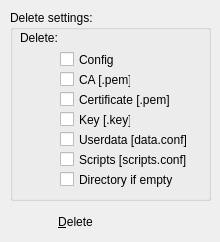
<?xml version="1.0" encoding="UTF-8"?>
<ui version="4.0">
 <class>DeleteConfig</class>
 <widget class="QDialog" name="DeleteConfig">
  <property name="geometry">
   <rect>
    <x>0</x>
    <y>0</y>
    <width>220</width>
    <height>242</height>
   </rect>
  </property>
  <property name="minimumSize">
   <size>
    <width>220</width>
    <height>242</height>
   </size>
  </property>
  <property name="maximumSize">
   <size>
    <width>220</width>
    <height>242</height>
   </size>
  </property>
  <property name="windowTitle">
   <string>Delete config</string>
  </property>
  <property name="windowIcon">
   <iconset resource="systray.qrc">
    <normaloff>:/images/appicon.png</normaloff>:/images/appicon.png</iconset>
  </property>
  <property name="modal">
   <bool>true</bool>
  </property>
  <widget class="QGroupBox" name="groupBox">
   <property name="geometry">
    <rect>
     <x>10</x>
     <y>10</y>
     <width>201</width>
     <height>191</height>
    </rect>
   </property>
   <property name="title">
    <string>Delete settings:</string>
   </property>
   <widget class="QLabel" name="label">
    <property name="geometry">
     <rect>
      <x>10</x>
      <y>20</y>
      <width>41</width>
      <height>16</height>
     </rect>
    </property>
    <property name="text">
     <string>Delete:</string>
    </property>
   </widget>
   <widget class="QCheckBox" name="cbConfigFile">
    <property name="geometry">
     <rect>
      <x>50</x>
      <y>40</y>
      <width>61</width>
      <height>19</height>
     </rect>
    </property>
    <property name="text">
     <string>Config</string>
    </property>
   </widget>
   <widget class="QCheckBox" name="cbCA">
    <property name="geometry">
     <rect>
      <x>50</x>
      <y>60</y>
      <width>71</width>
      <height>19</height>
     </rect>
    </property>
    <property name="text">
     <string>CA [.pem]</string>
    </property>
   </widget>
   <widget class="QCheckBox" name="cbCert">
    <property name="geometry">
     <rect>
      <x>50</x>
      <y>80</y>
      <width>111</width>
      <height>19</height>
     </rect>
    </property>
    <property name="text">
     <string>Certificate [.pem]</string>
    </property>
   </widget>
   <widget class="QCheckBox" name="cbKey">
    <property name="geometry">
     <rect>
      <x>50</x>
      <y>100</y>
      <width>71</width>
      <height>19</height>
     </rect>
    </property>
    <property name="text">
     <string>Key [.key]</string>
    </property>
   </widget>
   <widget class="QCheckBox" name="cbUserdata">
    <property name="geometry">
     <rect>
      <x>50</x>
      <y>120</y>
      <width>131</width>
      <height>19</height>
     </rect>
    </property>
    <property name="text">
     <string>Userdata [data.conf]</string>
    </property>
   </widget>
   <widget class="QCheckBox" name="cbScript">
    <property name="geometry">
     <rect>
      <x>50</x>
      <y>140</y>
      <width>131</width>
      <height>19</height>
     </rect>
    </property>
    <property name="text">
     <string>Scripts [scripts.conf]</string>
    </property>
   </widget>
   <widget class="QCheckBox" name="cbDir">
    <property name="geometry">
     <rect>
      <x>50</x>
      <y>160</y>
      <width>121</width>
      <height>19</height>
     </rect>
    </property>
    <property name="text">
     <string>Directory if empty</string>
    </property>
   </widget>
  </widget>
  <widget class="QPushButton" name="cmdDelete">
   <property name="geometry">
    <rect>
     <x>38</x>
     <y>210</y>
     <width>75</width>
     <height>24</height>
    </rect>
   </property>
   <property name="text">
    <string>&amp;Delete</string>
   </property>
   <property name="icon">
    <iconset resource="systray.qrc">
     <normaloff>:/images/delete.png</normaloff>:/images/delete.png</iconset>
   </property>
   <property name="flat">
    <bool>true</bool>
   </property>
  </widget>
  <widget class="QPushButton" name="cmdCancel">
   <property name="geometry">
    <rect>
     <x>130</x>
     <y>210</y>
     <width>75</width>
     <height>24</height>
    </rect>
   </property>
   <property name="text">
    <string/>
   </property>
   <property name="icon">
    <iconset resource="systray.qrc">
     <normaloff>:/images/close.png</normaloff>:/images/close.png</iconset>
   </property>
   <property name="iconSize">
    <size>
     <width>30</width>
     <height>16</height>
    </size>
   </property>
   <property name="flat">
    <bool>true</bool>
   </property>
  </widget>
 </widget>
 <resources>
  <include location="systray.qrc"/>
 </resources>
 <connections/>
</ui>
